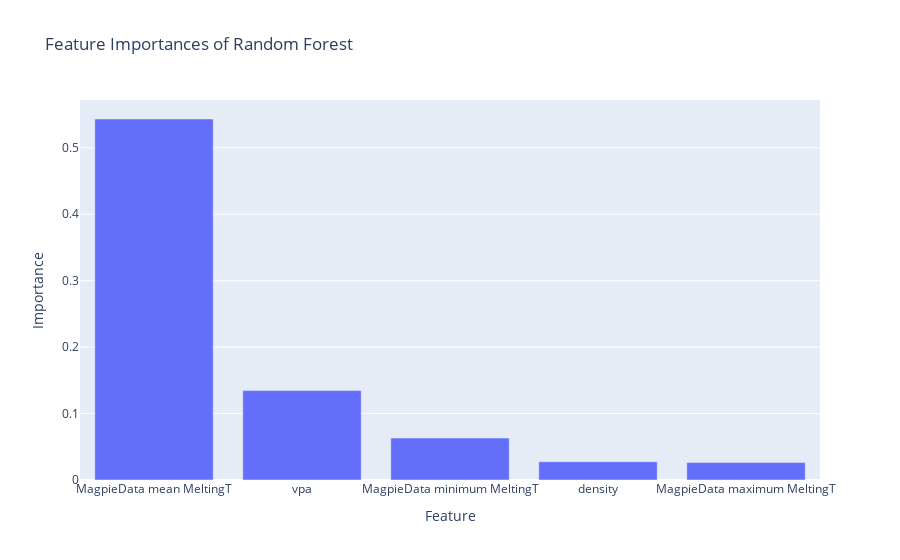

Notebook code for this chart:
### Code cell
importances = rf.feature_importances_
included = X.columns.values
indices = np.argsort(importances)[::-1]

fig_bar = px.bar(
    x=included[indices][0:5], 
    y=importances[indices][0:5], 
    title="Feature Importances of Random Forest",
    labels={"x": "Feature", "y": "Importance"}
)
fig_bar.show()

#the results kind of intuitively makes sense as we are predicting the bulk modulus

### Figure 1 — Plotly figure (JSON) as saved in the notebook; plotly's stock layout.template omitted (floating-point values rounded to 4 significant figures)
{"data": [{"hovertemplate": "Feature=%{x}<br>Importance=%{y}<extra></extra>", "legendgroup": "", "marker": {"color": "#636efa", "pattern": {"shape": ""}}, "name": "", "orientation": "v", "showlegend": false, "textposition": "auto", "type": "bar", "x": ["MagpieData mean MeltingT", "vpa", "MagpieData minimum MeltingT", "density", "MagpieData maximum MeltingT"], "xaxis": "x", "y": [0.5434, 0.1346, 0.06315, 0.02743, 0.02623], "yaxis": "y"}], "layout": {"autosize": true, "barmode": "relative", "legend": {"tracegroupgap": 0}, "title": {"text": "Feature Importances of Random Forest"}, "xaxis": {"anchor": "y", "autorange": true, "domain": [0, 1], "range": [-0.5, 4.5], "title": {"text": "Feature"}, "type": "category"}, "yaxis": {"anchor": "x", "autorange": true, "domain": [0, 1], "range": [0, 0.572], "title": {"text": "Importance"}, "type": "linear"}}}
